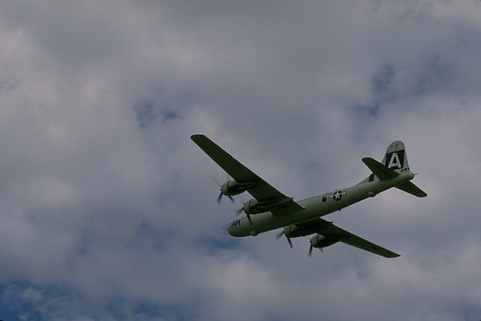
%> input picture data/test_img.jpg, 481 x 321 px
$ octave --eval "main_fct_sp;"   (GNU Octave 9; MATLAB toolbox functions it lacks are replaced by stand-ins)
%> lines starting %> are read from the running program, lines starting %| are printed output that depends on the picture; in (x1, y1, x2, y2) boxes, pixels count from 0 and x2, y2 are one past the last pixel; in counts of white or black regions, pixels touching at a corner belong together; the program's own positions count from 1
### utils_sp/sp_reorder_fct.m
% Re-ordering function that returns a label map with regions numbered from
% 1 to the number of regions.
%
% (C) Rémi Giraud, 2017
% rgiraud@labri.fr, www.labri.fr/~rgiraud/downloads
% University of Bordeaux
%
% Input:  - lab_map:   Label map of the superpixel decomposition
% Output: - lab_map_r: Re-order label map


function [lab_map_r] = sp_reorder_fct(lab_map)


min_S = min(lab_map(:));
if min_S <= 0
   lab_map = lab_map - min_S + 1;
end


SP_nbr    = max(lab_map(:));
lab_vect  = zeros(SP_nbr,1);
[h,w]     = size(lab_map);
lab_map_r = zeros(size(lab_map));


c = 1;
for i=1:h
    for j=1:w
        label = lab_map(i,j);
        if (lab_vect(label,1) == 0)
            SP_pos            = (lab_map == label);
            lab_map_r(SP_pos) = c;
            lab_vect(label,1) = 1;
            c                 = c + 1;
        end
    end
end


end

### utils_sp/sp_adjacency_fct.m
% Computes the adjacency matrix and the superpixel borders of a
% decomposition.
%
% (C) Rémi Giraud, 2017
% rgiraud@labri.fr, www.labri.fr/~rgiraud/downloads
% University of Bordeaux
%
% Input:   - lab_map: Label map of the superpixel decomposition
% Outputs: - adj_mat: Adjacency matrix. It is naturally symmetric and
%                     contains 1 at positions (i,j) and (j,i) if
%                     superpixels i and j are adjacent.
%          - borders: Superpixel borders for display


function [adj_mat, borders] = sp_adjacency_fct(lab_map)

[h,w]   = size(lab_map);
nbr_sp  = max(lab_map(:));
adj_mat = zeros(nbr_sp);
borders = zeros(size(lab_map));

for i=2:h-1
    for j=2:w-1

        label = lab_map(i,j);

        if (label ~= lab_map(i+1,j-1))
            adj_mat(label, lab_map(i+1,j-1)) = 1;
            borders(i,j)                     = 1;
        end
        if (label ~= lab_map(i,j+1))
            adj_mat(label, lab_map(i,j+1)) = 1;
            borders(i,j)                   = 1;
        end
        if (label ~= lab_map(i+1,j))
            adj_mat(label, lab_map(i+1,j)) = 1;
            borders(i,j)                   = 1;
        end
        if (label ~= lab_map(i+1,j+1))
            adj_mat(label, lab_map(i+1,j+1)) = 1;
            borders(i,j)                     = 1;
        end

    end
end

adj_mat = double((adj_mat + adj_mat')>0);
adj_mat = adj_mat + eye(nbr_sp);

borders(1:end,1)   = 1;
borders(1:end,end) = 1;
borders(1,1:end)   = 1;
borders(end,1:end) = 1;
borders            = double(repmat(~borders,[1 1 3]));


end

### utils_sp/sp_feat_fct.m
% Computes simple average color and spatial features of a superpixel
% decomposition.
%
% (C) Rémi Giraud, 2017
% rgiraud@labri.fr, www.labri.fr/~rgiraud/downloads
% University of Bordeaux
%
% Inputs:  - lab_map:       Label map of the superpixel decomposition
%          - img:           Initial image
% Outputs: - sp_center:     Vector of size sp_nbrX2 containing the average
%                           spatial positions (barycenter) of superpixels.
%          - sp_color:      Vector of size sp_nbrX3 containing the average
%                           RGB colors of superpixels.
%          - sp_center_img: Superpixel centers displayed on image domain.
%          - sp_color_img:  Average colors displayed within superpixels.


function [sp_center, sp_color, sp_center_img, sp_color_img] = sp_feat_fct(lab_map,img)

[h,w]  = size(lab_map);
sp_nbr = length(unique(lab_map));

sp_center     = zeros(sp_nbr,2);
sp_color      = zeros(sp_nbr,3);
sp_center_img = 255*ones(h,w,3);
sp_color_img  = zeros(h,w,3);


for k=unique(lab_map)'

    % Spatial barycenter
    [y,x]                    = find(lab_map == k);
    my                       = round(mean(y));
    mx                       = round(mean(x));
    sp_center(k,1)           = my;
    sp_center(k,2)           = mx;
    sp_center_img(my,mx,2:3) = 0;

    % Colors
    sp_pos                   = lab_map == k;
    % R
    sp_pos_img               = cat(3,sp_pos,sp_pos*0,sp_pos*0)>0;
    mr                       = mean(img(sp_pos_img));
    sp_color(k,1)            = mr;
    sp_color_img(sp_pos_img) = mr;
    % G
    sp_pos_img               = cat(3,sp_pos*0,sp_pos,sp_pos*0)>0;
    mg                       = mean(img(sp_pos_img));
    sp_color(k,2)            = mg;
    sp_color_img(sp_pos_img) = mg;
    % B
    sp_pos_img               = cat(3,sp_pos*0,sp_pos*0,sp_pos)>0;
    mb                       = mean(img(sp_pos_img));
    sp_color(k,3)            = mb;
    sp_color_img(sp_pos_img) = mb;

end

end

### utils_sp/c_metric.m
% Implementation of the Circularity (C) metric that evaluates the color
% homogeneity of a superpixel decomposition.
% The original formulation was given in:
%   A. Schick, et al., Measuring and evaluating the compactness of
%   superpixels, in Proc. of International Conference on Pattern
%   Recognition (ICPR), 2012.
%
% (C) Rémi Giraud, 2017
% rgiraud@labri.fr, www.labri.fr/~rgiraud/downloads
% University of Bordeaux
%
% Input:  - lab_map: Label map of the superpixel decomposition
% Output: - c:       Circularity computed on the decomposition


function [c] = c_metric(lab_map)

[h,w] = size(lab_map);
c     = 0;

for k = unique(lab_map)'

    sp_k  = lab_map == k;

    perim = regionprops(sp_k,'Perimeter');
    perim = perim.Perimeter;

    c_k   =  4*pi*sum(sp_k(:)>0)/(sum(perim(:))^2);
    c     = c + c_k*sum(sp_k(:)>0);

end

c = c/(h*w);

end

### utils_sp/gr_metric.m
% This code is free to use for any non-commercial purposes.
% If you use this code, please cite:
%   Rémi Giraud, Vinh-Thong Ta and Nicolas Papadakis
%   Evaluation Framework of Superpixel Methods with a Global Regularity Measure
%   Journal of Electronic Imaging (JEI),
%   Special issue on Superpixels for Image Processing and Computer Vision, 2017
%
% (C) Rémi Giraud, 2017
% rgiraud@u-bordeaux.fr, remigiraud.fr/research/gr.php
% University of Bordeaux
%
% Input:    lab_map - Labeling decomposition map of a 2D image
% Outputs:  gr - Global Regularity measure that evaluates the global regularity
%           src - Shape Regularity Criteria that evaluates the local shape regularity
%           smf - Smooth Matching Factor that evaluates the shape consistency over the decomposition


function [gr,smf,src] = gr_metric(lab_map)


[h,w]  = size(lab_map);
sp_ind = unique(lab_map(:))';
sp_nbr = length(sp_ind);


%% Local shape regularity evaluation

%Shape Regularity Criteria (SRC)
src = 0;
for k=sp_ind

    %S_k current superpixel
    S_k      = lab_map == k;
    [yk,xk]  = find(S_k);
    size_S_k = length(S_k);

    %Convex hull of S_k
    hull       = regionprops(S_k,'ConvexImage');
    hull       = hull.ConvexImage;
    perim_hull = regionprops(hull,'Perimeter');
    perim_hull = perim_hull.Perimeter;
    cc_hull    = perim_hull/sum(hull(:));

    perim_S_k = regionprops(S_k,'Perimeter');
    perim_S_k = perim_S_k.Perimeter;
    cc_S_k    = perim_S_k/sum(S_k(:));

    %Evaluates the convexity of S_k
    cr_k = cc_hull/cc_S_k;

    %Evaluates the balanced repartition of S_k
    sigma_x = std(xk(:));
    sigma_y = std(yk(:));
    vxy_k   = sqrt(min(sigma_x,sigma_y)/max(sigma_x,sigma_y));


    %Shape Regularity Criteria (SRC)
    src_k = cr_k*vxy_k;
    src   = src + src_k*size_S_k;


end
src = src/(h*w);


%% Shape consistency evaluation

%To store the registered shapes
S_tab = zeros(2*h+1,2*w+1,sp_nbr);

%Average of superpixel shapes
c = 1;
for k=sp_ind

    [yk,xk] = find(lab_map == k);

    %Barycenter
    my = round(mean(yk(:)));
    mx = round(mean(xk(:)));


    for l=1:length(yk)
        %Registered position
        yk_r               = yk(l)+(h+1-my);
        xk_r               = xk(l)+(w+1-mx);
        S_tab(yk_r,xk_r,c) = S_tab(yk_r,xk_r,c) + 1;
    end
    c = c + 1;

end
S = sum(S_tab,3)/sp_nbr;
S = S/sum(S(:));

%Smooth Matching Factor (SMF)
smf = 0;
c = 1;
for k=sp_ind
    S_k      = S_tab(:,:,c);
    size_S_k = sum(S_k(:));
    S_k      = S_k/size_S_k;
    smf      = smf + size_S_k*sum(sum(abs(S-S_k)));
    c = c + 1;
end
smf = 1 - smf/(2*(h*w));


%% Global Regularity (GR) measure

gr = src*smf;


end

### main_fct_sp.m
% This code is free to use for any non-commercial purposes.
%
% It contains very simple implementations of basic superpixel functions:
%    Label map re-ordering (from 1 to sp_nbr),
%    Superpixel adjacency map computation,
%    Superpixel borders display,
%    Average features computation (barycenters and colors),
%    Interactive display of superpixel neighborhood,
%    Label map computation from closed contours.
%
% It also contains implementations of metrics to evaluates the color
% homogeneity (explained variation, intra-cluster variation), regularity
% (circularity, global regularity) and respect of image objects according
% to a ground truth segmentation (achievable segmentation accuracy).
%
% Note that implementations of other superpixel metrics that compare to a
% groud truth decomposition can be found here:
% https://www2.eecs.berkeley.edu/Research/Projects/CS/vision/bsds/
%
% Run main.m to have an overview of the contained functions.
%
% (C) Rémi Giraud, 2017
% rgiraud@u-bordeaux.fr, https://remi-giraud.enseirb-matmeca.fr/
% Bordeaux-INP, IMS Laboratory


function main_fct_sp(varargin)

addpath('utils_sp');

%% Get inputs
% Image loading
if nargin >= 1
    img = double(varargin{1});
else
    img = double(imread('./data/test_img.jpg'));
end

% Get segmentation ground truth to compare with
if nargin >= 2
    gt = varargin{2};
else
    gt = imread('./data/test_img_gt.png');
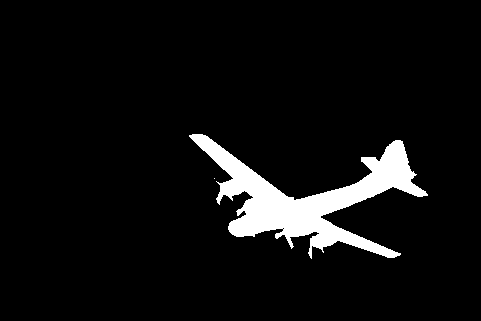
%> input picture data/test_img_gt.png, 481 x 321 px
%> gt is the input picture: size 321x481 uint8; values 1 (black) and 2 (white), 6.1% white; 2 white regions (1 under 20 px), largest, box (x1, y1, x2, y2) and area: (189, 134, 428, 259) 9460
end

% Decomposition into superpixels
if nargin >= 3
    lab_map = varargin{3};
else
    lab_map = superpixels(uint8(img),300,'Compactness',10);
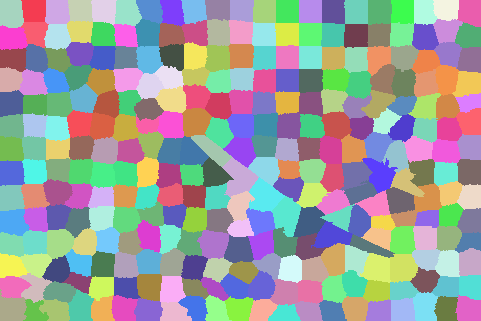
%> lab_map: size 321x481 double; 294 distinct labels, from 1 to 294; one colour per label, 0 black
end

%% Processing
% Reordering
lab_map = sp_reorder_fct(lab_map);
%> in sp_reorder_fct, `min_S = min(lab_map(:));`: min_S = 1
%> in sp_reorder_fct, `SP_nbr    = max(lab_map(:));`: SP_nbr = 294
%> after the loop in sp_reorder_fct, `for i=1:h`:
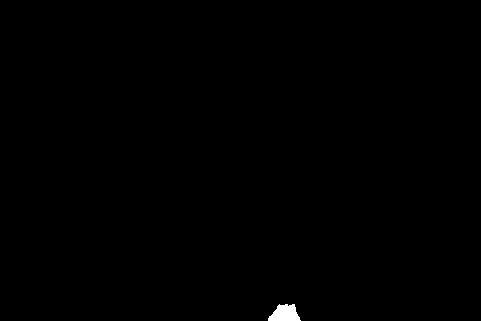
%> SP_pos: size 321x481 logical; 0.26% white; 1 white region, box (x1, y1, x2, y2) and area: (268, 304, 301, 321) 401
%> after the loop in sp_reorder_fct, `for i=1:h`: c = 295; lab_vect = 294 values from 1 to 1

% Adjacency
[mat_adj,borders] = sp_adjacency_fct(lab_map);
%> in sp_adjacency_fct, `nbr_sp  = max(lab_map(:));`: nbr_sp = 294
%> in sp_adjacency_fct, `adj_mat = zeros(nbr_sp);`: adj_mat: size 294x294 double; every value is 0
%> after the loop in sp_adjacency_fct, `for i=2:h-1`:
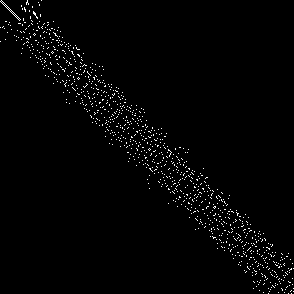
%> adj_mat: size 294x294 double; values 0 (black) and 1 (white), 1.7% white in thin lines or dots
%> after the loop in sp_adjacency_fct, `for i=2:h-1`: borders: size 321x481 double; values 0 (black) and 1 (white), 13.7% white in thin lines or dots
%> in sp_adjacency_fct, `adj_mat = double((adj_mat + adj_mat')>0);`: adj_mat: size 294x294 double; values 0 (black) and 1 (white), 1.9% white in thin lines or dots
%> in sp_adjacency_fct, `adj_mat = adj_mat + eye(nbr_sp);`: adj_mat: size 294x294 double; values 0 (black) and 1 (white), 2.3% white in thin lines or dots
%> in sp_adjacency_fct, `borders(end,1:end) = 1;`:
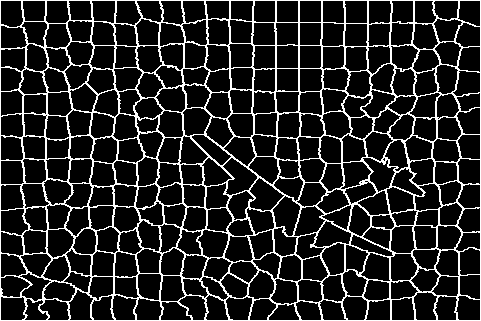
%> borders: size 321x481 double; values 0 (black) and 1 (white), 14.7% white in thin lines or dots
%> in sp_adjacency_fct, `borders            = double(repmat(~borders,[1 1 3]));`: borders: size 321x481x3 double; values 0 (black) and 1 (white), 85.3% white; black in thin lines or dots

% Display
figure,
subplot 221
imagesc(uint8(img))
title('image');
subplot 222
imagesc(uint8(img.*borders))
title('Superpixel decomposition')


%% Features and evaluation

% Mean color and superpixel center
[sp_center,sp_color,sp_center_img,sp_color_img] = sp_feat_fct(lab_map,img);
%> the loop in sp_feat_fct, `for k=unique(lab_map)'` made 294 passes
%> (my, mx, mr, mg, mb) on passes 1 to 3: (14, 12, 134.2, 134.8, 142.9), (11, 35, 133.9, 134.1, 142.1), (13, 58, 133.4, 133.6, 140.7)
%> after the loop in sp_feat_fct, `for k=unique(lab_map)'`:
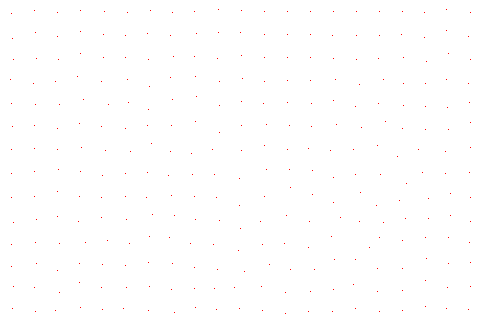
%> sp_center_img: size 321x481x3 double; mean R, G, B 255, 254.5, 254.5
%> after the loop in sp_feat_fct, `for k=unique(lab_map)'`: sp_center = 294 rows, first 12: [14 12; 11 35; 13 58; 11 81; 12 105; 13 128; 11 151; 13 173; 12 195; 10 219; 11 242; 12 265]; sp_color = 294 rows, first 12: [134.2 134.8 142.9; 133.9 134.1 142.1; 133.4 133.6 140.7; 136.8 136.7 143.2; 139.3 138.6 144.4; 140.7 139.9 145.5; 132.8 133.5 140.4; 124 127.2 135.1; 118.5 122.5 131.4; 116.8 120.8 129.9; 116.8 121.3 130.1; 117.5 121.8 130.4]

% Shape regularity evaluation
[c] = c_metric(lab_map);
%> the loop in c_metric, `for k = unique(lab_map)'` made 294 passes
%> (perim, c_k, c) on passes 1 to 3: (92.05, 0.912, 561), (84.98, 0.884, 1010), (88.3, 0.891, 1502.9)
%> after the loop in c_metric, `for k = unique(lab_map)'`: c = 125335.5
%> in c_metric, `c = c/(h*w);`: c = 0.812
%> c = 0.812

[gr] = gr_metric(lab_map); %(see the 'Global Regularity' metric at remigiraud.fr/research/gr.php)
%> in gr_metric, `sp_ind = unique(lab_map(:))';`: sp_ind = 294 values from 1 to 294
mex -O CFLAGS="\$CFLAGS -Wall -Wextra -W -std=c99" ./utils_sp/gr_metric_mex.c -outdir ./utils_sp
[gr] = gr_metric_mex(int32(lab_map));

% Color homogeneity evaluation
[icv] = icv_metric(lab_map,img);
[ev] = ev_metric(lab_map,img);

subplot 223
imagesc(uint8(sp_color_img.*borders));
title(sprintf('Mean colors | EV = %1.3f',ev));
subplot 224
imagesc(uint8(sp_center_img.*borders))
if (exist('gr'))
    title(sprintf('Superpixel borders | GR = %1.3f',gr));
else
    title(sprintf('Superpixel borders | C = %1.3f',c));
end
drawnow;


%% ASA (Achievable Segmentation Accuracy vs GT)

if (~isempty(gt)) %gt is provided

    [asa] = asa_metric(lab_map,gt);

    mex -O CFLAGS="\$CFLAGS -Wall -Wextra -W -std=c99" ./utils_sp/asa_metric_mex.c -outdir ./utils_sp
    [asa] = asa_metric_mex(int32(lab_map),int32(gt));

    figure,
    subplot 221
    imagesc(uint8(img))
    title('Image')
    subplot 222
    imagesc(uint8(img.*borders))
    title('Superpixel decomposition')
    subplot 223
    imagesc(lab_map)
    title(sprintf('Superpixel map ASA = %1.3f', asa))
    subplot 224
    imagesc(gt)
    title('Ground truth')
end


%% Superpixel neighborhood display

figure,
imagesc(uint8(img.*borders))
title('Selection of a superpixel')
drawnow;

[x,y] = ginput(1);
lab = lab_map(round(y),round(x));
close(2)

% Neighborhood radius
R = 75;

% Selection of neighboring superpixels according to their barycenters
tmp = double(lab_map*0);
for i=1:max(lab_map(:))
    if ((sp_center(lab,1) - sp_center(i,1))^2 + (sp_center(lab,2) - sp_center(i,2))^2 < R^2)
        [tmp_i] = sp_border_fct(lab_map,i);
        tmp = tmp + tmp_i;
    end
end
tmp = repmat(tmp,[1 1 3]);
borders_lab = img;
borders_lab(lab_map == lab) = 200;
borders_lab((~borders ~= 0) & (tmp == 0)) = 0;
borders_lab(tmp ~= 0) = 255;

% Add centers
borders_lab = min(borders_lab+(255-sp_center_img),255);

close
figure,
imagesc(uint8(borders_lab))
title('Superpixel neighborhood display')


%% Region filling

% Image loading
img2 = imread('coins.png');

% Get binary image
img_th = 1-im2bw(img2);

% Get image with holes to fill
holes = logical(1 - imfill(1-img_th, 'holes'));

% Get region labels from closed contours
lab_map = sp_from_closed_contours_fct(holes,0);

figure,
subplot 221
imagesc(img2)
title('Image')
subplot 222
imagesc(img_th)
title('Thresholded image')
subplot 223
imagesc(holes)
title('Global fill')
subplot 224
imagesc(lab_map)
title('Independent region labeling')


% %% Label map from closed contours
%
% %Get binary borders
% borders_b = sum(~borders,3);
%
% %Fill regions froms borders
% label_map = sp_from_closed_contours_fct(borders_b,1);
%
% figure,
% subplot 121
% imagesc(borders_b)
% title('Image')
% subplot 122
% imagesc(label_map)
% title('Independent Region Labeling')
%> (the run ends here)
